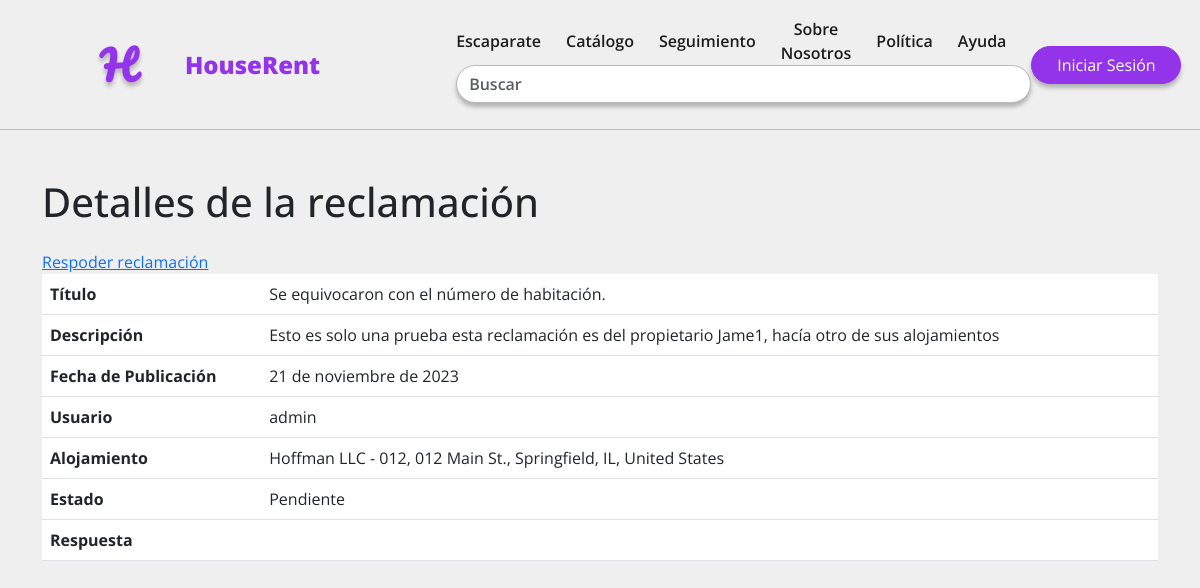
Page /claims/2/ on the earlier database version.
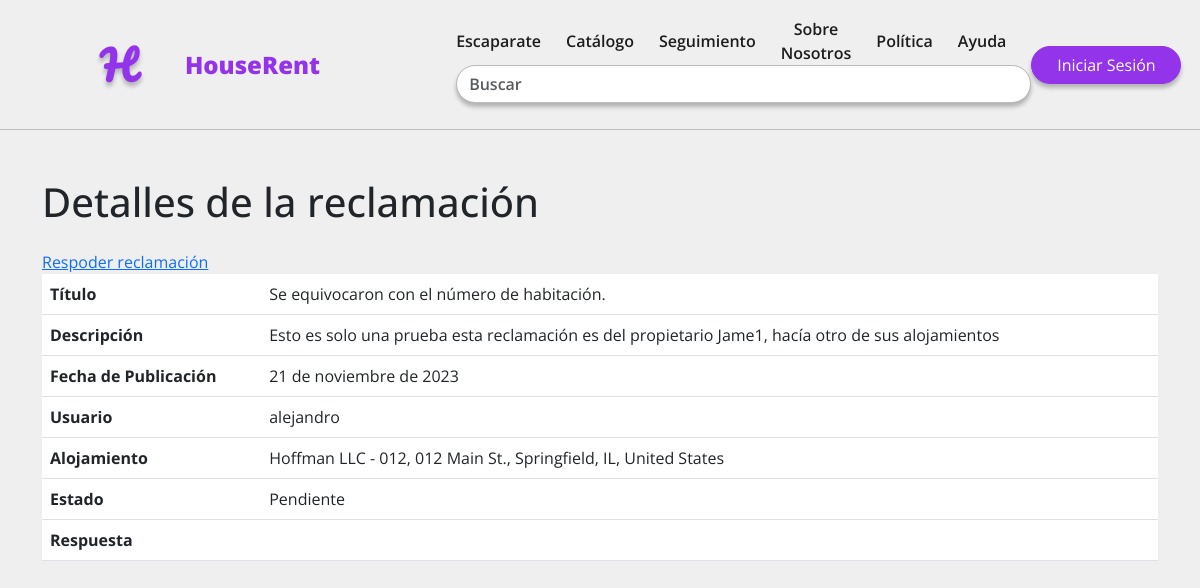
Same page on the later database version.
### apps/core/models.py (models this page shows, shortened)
class Claim(models.Model):
    title = models.CharField(max_length=64, blank=False, null=False)
    description = models.CharField(max_length=1024, blank=False, null=False)
    publication_date = models.DateField(auto_now=True, blank=False, null=False)
    user = models.ForeignKey(CustomUser, on_delete=models.CASCADE, blank=False, null=False)
    accommodation = models.ForeignKey(Accommodation, on_delete=models.CASCADE, blank=False, null=False)
    status = models.CharField(max_length=16, choices=ClaimStatus.choices(), default=ClaimStatus.PENDING, blank=False, null=False)
    response = models.TextField(max_length=1024)
    class Meta:
        verbose_name = "Reclamación"
        verbose_name_plural = "Reclamaciones"
        indexes = [
            models.Index(fields=['user']),
            models.Index(fields=['accommodation']),
            models.Index(fields=['status']),
        ]

class CustomUser(AbstractUser):
    first_name = models.CharField(max_length=150, blank=False, null=False)
    last_name = models.CharField(max_length=150, blank=False, null=False)
    username = models.CharField(
        max_length=150,
        unique=True,
        null=True,
        blank=True,
    )
    birth_date = models.DateField(blank=False, null=False)
    phone = PhoneNumberField(blank=False, null=False)
    address = models.ForeignKey(Address, on_delete=models.CASCADE, blank=False, null=True)
    dni = models.CharField(
        max_length=9,
        unique=True,
        blank=False,
        null=False,
        validators=[
            RegexValidator(
                regex='^\d{8}[a-zA-Z]$',
                message='Introducza un DNI válido',
                code='invalid_dni'
                )
            ])
    gender = models.CharField(max_length=16, choices=Gender.choices(), blank=False, null=False)
    request = models.CharField(max_length=16, choices=Request.choices(), default=Request.NOT_REQUESTED)
    stripe_id=models.CharField(max_length=40, blank=True,unique=True, null=True)
    class Meta:
        verbose_name = "Usuario"
        verbose_name_plural = "Usuarios"
        indexes = [
            models.Index(fields=['dni']),
            models.Index(fields=['phone']),
        ]
    def __str__(self):
        return f"{self.username}"

class Accommodation(models.Model):
    name = models.CharField(max_length=256, blank=False, null=False)
    description = models.TextField(max_length=1024, blank=False, null=False)
    capacity = models.PositiveIntegerField(blank=False, null=False, default=1)
    owner = models.ForeignKey(CustomUser, on_delete=models.CASCADE, blank=False, null=False)
    price = models.DecimalField(decimal_places=2, max_digits=8, blank=False, null=False, validators=[MinValueValidator(0)], help_text='Ingresa un valor positivo')
    address = models.ForeignKey(Address, on_delete=models.CASCADE, blank=False, null=False)
    category = models.CharField(max_length=16, choices=Category.choices(), blank=False, null=False)
    service = models.ManyToManyField(Service, blank=True)
    creation_date = models.DateField(auto_now_add=True, blank=False, null=False)
    modification_date = models.DateField(auto_now=True, blank=False, null=False)
    is_active = models.BooleanField(default=True, blank=False, null=False)
    class Meta:
        verbose_name = "Alojamiento"
        verbose_name_plural = "Alojamientos"
        indexes = [
            models.Index(fields=['name']),
            models.Index(fields=['owner']),
            models.Index(fields=['category']),
        ]
    def __str__(self):
        return f"{self.name} - {str(self.address)}"

class Address(models.Model):
    street_number = models.CharField(max_length=8, blank=False, null=False)
    address_line = models.TextField(blank=False, null=False)
    city = models.CharField(max_length=256, blank=False, null=False)
    region = models.CharField(max_length=256, blank=False, null=False)
    country = CountryField(blank_label='(seleccionar país)', blank=False, null=False)
    postal_code = models.CharField(max_length=16, blank=False, null=False)
    class Meta:
        verbose_name = "Dirección"
        verbose_name_plural = "Direcciones"
        indexes = [
            models.Index(fields=['city']),
            models.Index(fields=['region']),
            models.Index(fields=['postal_code'])
        ]
    def __str__(self):
        parts = [self.street_number, self.address_line, self.city, self.region, self.country.name]
        return ", ".join(filter(None, parts))

### apps/accommodation/views.py (the view)
# urls.py: path('claims/<int:claim_id>/', views.claim_details, name="claim_details"),
def claim_details(request, claim_id):
    claim = get_object_or_404(Claim, id=claim_id)
    return render(request, 'accommodation/claim_details.html', {'claim': claim})

### templates/accommodation/claim_details.html
{% extends 'base_generic.html' %}
{% load static %}
{% block content %}
<div class="container mt-5">
  <h1 class="mb-4">Detalles de la reclamación</h1>
  <table class="table">
    <tbody>
      <tr>
        <th scope="row">Título</th>
        <td>{{ claim.title }}</td>
      </tr>
      <tr>
        <th scope="row">Descripción</th>
        <td>{{ claim.description }}</td>
      </tr>
      <tr>
        <th scope="row">Fecha de Publicación</th>
        <td>{{ claim.publication_date }}</td>
      </tr>
      <tr>
        <th scope="row">Usuario</th>
        <td>{{ claim.user }}</td>
      </tr>
      <tr>
        <th scope="row">Alojamiento</th>
        <td>{{ claim.accommodation }}</td>
      </tr>
      <tr>
        <th scope="row">Estado</th>
        <td>{{ claim.status }}</td>
      </tr>
      <tr>
        <th scope="row">Respuesta</th>
        <td>{{ claim.response }}</td>
        <a href="claimResponse">Respoder reclamación</a>
      </tr>
    </tbody>
  </table>
</div>
{% endblock %}

### templates/base_generic.html (shortened to what this page needs)
<!DOCTYPE html>
<html lang="es">
<head>
  <link rel="stylesheet" type="text/css" href="/static/css/var.css">
  <link rel="stylesheet" type="text/css" href="/static/css/navbar.css">
  <link rel="stylesheet" type="text/css" href="/static/css/form.css">
  <link rel="stylesheet" type="text/css" href="/static/css/details.css">
  <link rel="stylesheet" type="text/css" href="/static/css/book_search.css">
  <link rel="stylesheet" type="text/css" href="/static/css/profile.css">
  <link rel="stylesheet" href="https://cdn.jsdelivr.net/npm/bootstrap@5.3.0/dist/css/bootstrap.min.css">
</head>
<body>
  <nav class="navbar navbar-expand-lg">
    <div class="container-fluid">
        <a class="navbar-logo" href="/">H</a>
        <a class="navbar-brand" href="/">HouseRent</a>
        <div class="collapse navbar-collapse" id="navbarNav">
          <div class="column">
            <ul class="navbar-nav">
              <li class="nav-item">
                <a class="nav-link text-center" href="/">Escaparate</a>
              </li>
                <li class="nav-item">
                  <a class="nav-link text-center" href="/catalogo">Catálogo</a>
                </li>
                <li class="nav-item">
                <a class="nav-link text-center" href="/booking">Seguimiento</a>
                </li>
                <li class="nav-item">
                <a class="nav-link text-center" href="/sobre-nosotros">Sobre Nosotros</a>
                </li>
                <li class="nav-item">
                <a class="nav-link text-center" href="/privatePolicy">Política</a>
                </li>
                <li class="nav-item">
                <a class="nav-link text-center" href="/ayuda">Ayuda</a>
                </li>
            </ul>
              <form action="/catalogo" method="get">
              <div class="form-group">
                <div id="name" class="form-label">
                <input type="text" id="name" name="name" class="form-control" placeholder="Buscar" value="{{ request.GET.name }}">
              </div>
            </div>
          </form>
        </div>
        </div>
        {% if user.is_authenticated %}
        <div class="column">
          <a class="account-btn" href="/profile">
            <span class="material-symbols-outlined account">
              account_circle
            </span>
            <span class="account-name">{{ user.username }}</span>
          </a>
          <a class="btn btn-primary" href="/logout">Cerrar Sesión</a>
        {% else %}
          <a class="btn btn-primary" href="/login">Iniciar Sesión</a>
        {% endif %}
        </div>
  </nav>
  {% block content %}
  {% endblock %}
</body>
</html>

### static/css/var.css (style rules this page uses)
:root { --c1: #EFEFEF; --c2: #BCBCBC; --c3: #343434; --c4: #1D1D1D; --c5: #9333EA; --c6: #9e1d1d; --f1: 2.5rem; --f2: 1.5rem; --f3: 1rem; --f4: 0.8rem; --f5: 0.6rem; --w1: 800; --w2: 600; --w3: 400; --navbar-altura: 130px; --content-padding: 50px; }

### static/css/navbar.css (style rules this page uses)
* { margin: 0; padding: 0; box-sizing: border-box; font-family: 'Open Sans', sans-serif !important; }
body { background-color: var(--c1) !important; }
.btn-primary { background-color: var(--c5) !important; border-color: var(--c5) !important; border-radius: 30px !important; box-shadow: 0px 4px 4px 0px rgba(0, 0, 0, 0.25) !important; font-size: var(--f3) !important; font-weight: var(--w3) !important; width: fit-content !important; min-width: 150px !important; }
.container-fluid { flex-grow: 1; padding: 0 !important; }
.navbar { background-color: var(--c1) !important; border-bottom: 1px solid var(--c2) !important; padding: 0px 100px !important; position: sticky !important; top: 0; z-index: 1000; height: 130px !important; }
.navbar-logo { font-family: 'Pacifico', cursive !important; font-size: var(--f1) !important; color: var(--c5) !important; font-weight: 600 !important; margin-right: 50px !important; text-decoration: none !important; text-shadow: 0px 4px 4px rgba(0, 0, 0, 0.25) !important; }
.navbar-brand { color: var(--c5) !important; font-size: var(--f2) !important; font-weight: 800 !important; padding-right: 100px !important; }
a.nav-link { color: var(--c4) !important; font-size: var(--f3) !important; font-weight: 600 !important; padding: 0 25px 0 0 !important; text-decoration: none !important; display: flex; align-items: center; justify-content: center; height: 100%; }
.navbar-collapse { justify-content: flex-start !important; }

### static/css/form.css (style rules this page uses)
.navbar { background-color: var(--c1) !important; border-bottom: 1px solid var(--c2) !important; padding: 0px 100px !important; }
.form-group { margin-bottom: 10px !important; }
.form-label { font-size: var(--f3) !important; font-weight: 800 !important; color: var(--c4) !important; }
.form-control { border-radius: 30px !important; border-color: var(--c2) !important; font-size: var(--f3) !important; font-weight: 600 !important; color: var(--c3) !important; box-shadow: 0px 4px 4px 0px rgba(0, 0, 0, 0.25) !important; }

### templates/base_generic.html (style rules this page uses)
.column { margin-left: 20px !important; }

Differences in the rows shown:
changed Claim "Se equivocaron con el número de habitación.": user "admin" → "alejandro"
